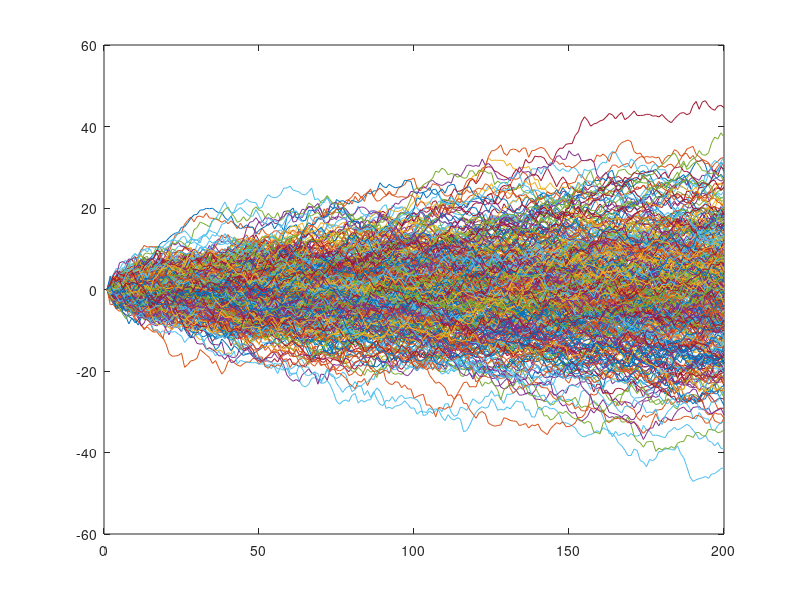

MATLAB code to generate this figure: (Note: this script raises an error after producing the figure.)
clear all
close all

N=200;                          % Количество отсчетов
K=400;                          % Количество реализаций
mu=0;                           % Среднее по ансамблю
sigma=1;                        % 
scatter_pos1=[10,9 ;50,49;100,99;200,199]
scatter_pos2=[50,40;100,90;200,190]

rm_walk = zeros(N,K);   % Генерация матрицы с NxK


%{
---------Генерация случайного блуждания------
%}
for i=1:K;
    for j=2:N;
        rm_walk(j,i)= rm_walk(j-1,i) + normrnd(mu, sigma);
    end
end 

%{
----Построение всех реализаций на одном полотне------
%}
figure
for i=1:K;
    plot(rm_walk(:,i))
    hold on
end

%{
--------Построение диаграмм рассеяния---------
%}
figure
scatter_rm_walk(rm_walk, scatter_pos1,1)
scatter_rm_walk(rm_walk, scatter_pos2,2)

%{
-----Расчет автокорр функции----
%}
rm_walk_shifted=circshift(rm_walk,1);
rm_walk_times=rm_walk_shifted.*rm_walk;

for i=1:N;
    autocorr_rm_walk(i)=mean(rm_walk_times(i,:));
end

figure
plot(autocorr_rm_walk)

function scatter_rm_walk(rm_walk, scatter_pos,plot_number)
k=length(scatter_pos(:,1))
for i=1:k;
    subplot(2,1,plot_number)
    scatter(rm_walk(scatter_pos(i,1),:),rm_walk(scatter_pos(i,2),:)); 
    hold on
end
hold off
end
